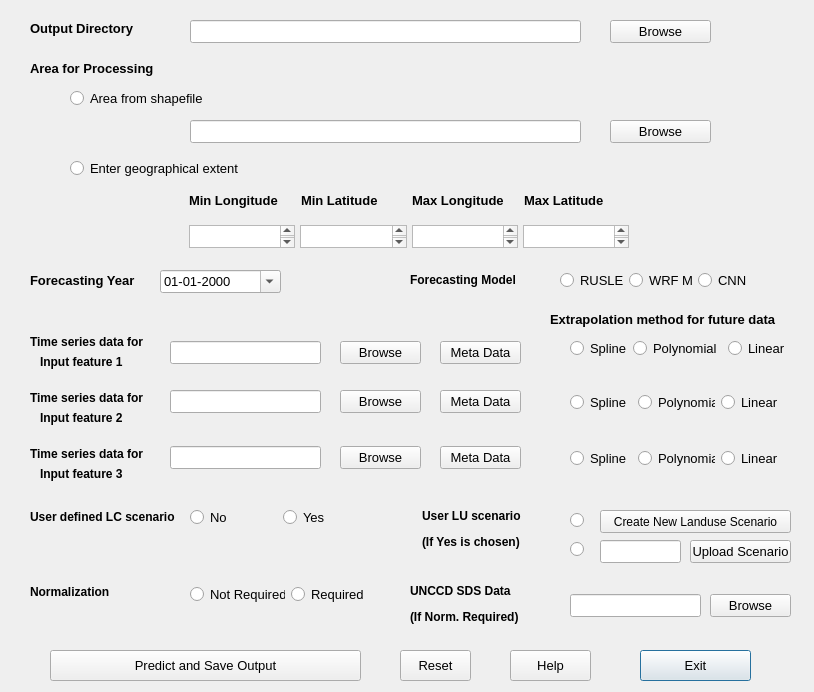
<?xml version="1.0" encoding="UTF-8"?>
<ui version="4.0">
 <class>Level2_ForecastingDialogBase</class>
 <widget class="QDialog" name="Level2_ForecastingDialogBase">
  <property name="geometry">
   <rect>
    <x>0</x>
    <y>0</y>
    <width>814</width>
    <height>692</height>
   </rect>
  </property>
  <property name="windowTitle">
   <string>Level 2 Forecasting</string>
  </property>
  <widget class="QLabel" name="label_19">
   <property name="geometry">
    <rect>
     <x>410</x>
     <y>584</y>
     <width>131</width>
     <height>41</height>
    </rect>
   </property>
   <property name="font">
    <font>
     <pointsize>10</pointsize>
    </font>
   </property>
   <property name="text">
    <string>&lt;html&gt;&lt;head/&gt;&lt;body&gt;&lt;p&gt;&lt;span style=&quot; font-size:9pt; font-weight:600;&quot;&gt;UNCCD SDS Data&lt;/span&gt;&lt;/p&gt;&lt;p&gt;&lt;span style=&quot; font-size:9pt; font-weight:600;&quot;&gt;(If Norm. Required)&lt;/span&gt;&lt;/p&gt;&lt;/body&gt;&lt;/html&gt;</string>
   </property>
  </widget>
  <widget class="QLabel" name="label_13">
   <property name="geometry">
    <rect>
     <x>30</x>
     <y>60</y>
     <width>181</width>
     <height>16</height>
    </rect>
   </property>
   <property name="font">
    <font>
     <pointsize>10</pointsize>
     <weight>75</weight>
     <bold>true</bold>
    </font>
   </property>
   <property name="text">
    <string>Area for Processing</string>
   </property>
  </widget>
  <widget class="QRadioButton" name="radioButton_2">
   <property name="geometry">
    <rect>
     <x>70</x>
     <y>160</y>
     <width>181</width>
     <height>17</height>
    </rect>
   </property>
   <property name="font">
    <font>
     <pointsize>10</pointsize>
    </font>
   </property>
   <property name="text">
    <string>Enter geographical extent</string>
   </property>
  </widget>
  <widget class="QLabel" name="label_16">
   <property name="geometry">
    <rect>
     <x>410</x>
     <y>270</y>
     <width>131</width>
     <height>21</height>
    </rect>
   </property>
   <property name="font">
    <font>
     <pointsize>10</pointsize>
    </font>
   </property>
   <property name="text">
    <string>&lt;html&gt;&lt;head/&gt;&lt;body&gt;&lt;p&gt;&lt;span style=&quot; font-size:9pt; font-weight:600;&quot;&gt;Forecasting Model&lt;/span&gt;&lt;/p&gt;&lt;/body&gt;&lt;/html&gt;</string>
   </property>
  </widget>
  <widget class="QPushButton" name="pushButton_5">
   <property name="geometry">
    <rect>
     <x>640</x>
     <y>650</y>
     <width>111</width>
     <height>31</height>
    </rect>
   </property>
   <property name="font">
    <font>
     <pointsize>10</pointsize>
    </font>
   </property>
   <property name="text">
    <string>Exit</string>
   </property>
  </widget>
  <widget class="QLabel" name="label_12">
   <property name="geometry">
    <rect>
     <x>550</x>
     <y>310</y>
     <width>261</width>
     <height>20</height>
    </rect>
   </property>
   <property name="font">
    <font>
     <pointsize>10</pointsize>
    </font>
   </property>
   <property name="text">
    <string>&lt;html&gt;&lt;head/&gt;&lt;body&gt;&lt;p&gt;&lt;span style=&quot; font-weight:600;&quot;&gt;Extrapolation method for future data&lt;/span&gt;&lt;/p&gt;&lt;/body&gt;&lt;/html&gt;</string>
   </property>
  </widget>
  <widget class="QSplitter" name="splitter_7">
   <property name="geometry">
    <rect>
     <x>189</x>
     <y>190</y>
     <width>440</width>
     <height>20</height>
    </rect>
   </property>
   <property name="font">
    <font>
     <pointsize>10</pointsize>
     <kerning>true</kerning>
    </font>
   </property>
   <property name="toolTip">
    <string/>
   </property>
   <property name="orientation">
    <enum>Qt::Horizontal</enum>
   </property>
   <widget class="QWidget" name="layoutWidget">
    <property name="font">
     <font>
      <pointsize>10</pointsize>
      <kerning>true</kerning>
     </font>
    </property>
    <property name="toolTip">
     <string/>
    </property>
    <layout class="QHBoxLayout" name="horizontalLayout">
     <item>
      <widget class="QLabel" name="label_7">
       <property name="font">
        <font>
         <pointsize>10</pointsize>
         <weight>75</weight>
         <bold>true</bold>
         <kerning>true</kerning>
        </font>
       </property>
       <property name="toolTip">
        <string/>
       </property>
       <property name="text">
        <string>Min Longitude</string>
       </property>
      </widget>
     </item>
     <item>
      <widget class="QLabel" name="label_8">
       <property name="font">
        <font>
         <pointsize>10</pointsize>
         <weight>75</weight>
         <bold>true</bold>
         <kerning>true</kerning>
        </font>
       </property>
       <property name="toolTip">
        <string/>
       </property>
       <property name="text">
        <string>Min Latitude</string>
       </property>
      </widget>
     </item>
     <item>
      <widget class="QLabel" name="label_5">
       <property name="font">
        <font>
         <pointsize>10</pointsize>
         <weight>75</weight>
         <bold>true</bold>
         <kerning>true</kerning>
        </font>
       </property>
       <property name="toolTip">
        <string/>
       </property>
       <property name="text">
        <string>Max Longitude</string>
       </property>
      </widget>
     </item>
     <item>
      <widget class="QLabel" name="label_6">
       <property name="font">
        <font>
         <pointsize>10</pointsize>
         <weight>75</weight>
         <bold>true</bold>
         <kerning>true</kerning>
        </font>
       </property>
       <property name="toolTip">
        <string/>
       </property>
       <property name="text">
        <string>Max Latitude</string>
       </property>
      </widget>
     </item>
    </layout>
   </widget>
  </widget>
  <widget class="QLineEdit" name="lineEdit">
   <property name="geometry">
    <rect>
     <x>190</x>
     <y>20</y>
     <width>391</width>
     <height>23</height>
    </rect>
   </property>
   <property name="font">
    <font>
     <pointsize>10</pointsize>
    </font>
   </property>
  </widget>
  <widget class="QPushButton" name="pushButton_3">
   <property name="geometry">
    <rect>
     <x>610</x>
     <y>20</y>
     <width>101</width>
     <height>23</height>
    </rect>
   </property>
   <property name="font">
    <font>
     <pointsize>10</pointsize>
    </font>
   </property>
   <property name="text">
    <string>Browse</string>
   </property>
  </widget>
  <widget class="QLabel" name="label_17">
   <property name="geometry">
    <rect>
     <x>30</x>
     <y>334</y>
     <width>131</width>
     <height>16</height>
    </rect>
   </property>
   <property name="font">
    <font>
     <pointsize>10</pointsize>
    </font>
   </property>
   <property name="text">
    <string>&lt;html&gt;&lt;head/&gt;&lt;body&gt;&lt;p&gt;&lt;span style=&quot; font-size:9pt; font-weight:600;&quot;&gt;Time series data for&lt;/span&gt;&lt;/p&gt;&lt;/body&gt;&lt;/html&gt;</string>
   </property>
  </widget>
  <widget class="QPushButton" name="pushButton_4">
   <property name="geometry">
    <rect>
     <x>610</x>
     <y>120</y>
     <width>101</width>
     <height>23</height>
    </rect>
   </property>
   <property name="font">
    <font>
     <pointsize>10</pointsize>
    </font>
   </property>
   <property name="text">
    <string>Browse</string>
   </property>
  </widget>
  <widget class="QPushButton" name="pushButton_2">
   <property name="geometry">
    <rect>
     <x>710</x>
     <y>594</y>
     <width>81</width>
     <height>23</height>
    </rect>
   </property>
   <property name="font">
    <font>
     <pointsize>10</pointsize>
    </font>
   </property>
   <property name="text">
    <string>Browse</string>
   </property>
  </widget>
  <widget class="QLabel" name="label_10">
   <property name="geometry">
    <rect>
     <x>40</x>
     <y>354</y>
     <width>101</width>
     <height>16</height>
    </rect>
   </property>
   <property name="font">
    <font>
     <pointsize>10</pointsize>
    </font>
   </property>
   <property name="text">
    <string>&lt;html&gt;&lt;head/&gt;&lt;body&gt;&lt;p&gt;&lt;span style=&quot; font-size:9pt; font-weight:600;&quot;&gt;Input feature 1&lt;/span&gt;&lt;/p&gt;&lt;/body&gt;&lt;/html&gt;</string>
   </property>
  </widget>
  <widget class="QLineEdit" name="lineEdit_2">
   <property name="geometry">
    <rect>
     <x>190</x>
     <y>120</y>
     <width>391</width>
     <height>23</height>
    </rect>
   </property>
   <property name="font">
    <font>
     <pointsize>10</pointsize>
    </font>
   </property>
  </widget>
  <widget class="QRadioButton" name="radioButton">
   <property name="geometry">
    <rect>
     <x>70</x>
     <y>90</y>
     <width>141</width>
     <height>17</height>
    </rect>
   </property>
   <property name="font">
    <font>
     <pointsize>10</pointsize>
    </font>
   </property>
   <property name="text">
    <string>Area from shapefile</string>
   </property>
  </widget>
  <widget class="QLineEdit" name="lineEdit_11">
   <property name="geometry">
    <rect>
     <x>570</x>
     <y>594</y>
     <width>131</width>
     <height>23</height>
    </rect>
   </property>
   <property name="font">
    <font>
     <pointsize>10</pointsize>
    </font>
   </property>
  </widget>
  <widget class="QLabel" name="label_9">
   <property name="geometry">
    <rect>
     <x>30</x>
     <y>270</y>
     <width>121</width>
     <height>21</height>
    </rect>
   </property>
   <property name="font">
    <font>
     <pointsize>10</pointsize>
    </font>
   </property>
   <property name="text">
    <string>&lt;html&gt;&lt;head/&gt;&lt;body&gt;&lt;p&gt;&lt;span style=&quot; font-size:10pt; font-weight:600;&quot;&gt;Forecasting Year&lt;/span&gt;&lt;/p&gt;&lt;/body&gt;&lt;/html&gt;</string>
   </property>
  </widget>
  <widget class="QPushButton" name="pushButton_6">
   <property name="geometry">
    <rect>
     <x>50</x>
     <y>650</y>
     <width>311</width>
     <height>31</height>
    </rect>
   </property>
   <property name="font">
    <font>
     <pointsize>10</pointsize>
    </font>
   </property>
   <property name="text">
    <string>Predict and Save Output</string>
   </property>
  </widget>
  <widget class="QLabel" name="label_14">
   <property name="geometry">
    <rect>
     <x>30</x>
     <y>507</y>
     <width>151</width>
     <height>21</height>
    </rect>
   </property>
   <property name="font">
    <font>
     <pointsize>10</pointsize>
    </font>
   </property>
   <property name="text">
    <string>&lt;html&gt;&lt;head/&gt;&lt;body&gt;&lt;p&gt;&lt;span style=&quot; font-size:9pt; font-weight:600;&quot;&gt;User defined LC scenario&lt;/span&gt;&lt;/p&gt;&lt;/body&gt;&lt;/html&gt;</string>
   </property>
  </widget>
  <widget class="QLineEdit" name="lineEdit_8">
   <property name="geometry">
    <rect>
     <x>170</x>
     <y>341</y>
     <width>151</width>
     <height>23</height>
    </rect>
   </property>
   <property name="font">
    <font>
     <pointsize>10</pointsize>
    </font>
   </property>
  </widget>
  <widget class="QLabel" name="label_3">
   <property name="geometry">
    <rect>
     <x>30</x>
     <y>20</y>
     <width>131</width>
     <height>16</height>
    </rect>
   </property>
   <property name="font">
    <font>
     <pointsize>10</pointsize>
     <weight>75</weight>
     <bold>true</bold>
    </font>
   </property>
   <property name="text">
    <string>Output Directory</string>
   </property>
  </widget>
  <widget class="QLabel" name="label_21">
   <property name="geometry">
    <rect>
     <x>30</x>
     <y>582</y>
     <width>91</width>
     <height>21</height>
    </rect>
   </property>
   <property name="font">
    <font>
     <pointsize>10</pointsize>
    </font>
   </property>
   <property name="text">
    <string>&lt;html&gt;&lt;head/&gt;&lt;body&gt;&lt;p&gt;&lt;span style=&quot; font-size:9pt; font-weight:600;&quot;&gt;Normalization&lt;/span&gt;&lt;/p&gt;&lt;/body&gt;&lt;/html&gt;</string>
   </property>
  </widget>
  <widget class="QDateEdit" name="dateEdit_3">
   <property name="geometry">
    <rect>
     <x>160</x>
     <y>270</y>
     <width>121</width>
     <height>23</height>
    </rect>
   </property>
   <property name="font">
    <font>
     <pointsize>10</pointsize>
    </font>
   </property>
   <property name="contextMenuPolicy">
    <enum>Qt::DefaultContextMenu</enum>
   </property>
   <property name="toolTipDuration">
    <number>-1</number>
   </property>
   <property name="displayFormat">
    <string>dd-MM-yyyy</string>
   </property>
   <property name="calendarPopup">
    <bool>true</bool>
   </property>
   <property name="date">
    <date>
     <year>2000</year>
     <month>1</month>
     <day>1</day>
    </date>
   </property>
  </widget>
  <widget class="QLabel" name="label_11">
   <property name="geometry">
    <rect>
     <x>40</x>
     <y>410</y>
     <width>101</width>
     <height>16</height>
    </rect>
   </property>
   <property name="font">
    <font>
     <pointsize>10</pointsize>
    </font>
   </property>
   <property name="text">
    <string>&lt;html&gt;&lt;head/&gt;&lt;body&gt;&lt;p&gt;&lt;span style=&quot; font-size:9pt; font-weight:600;&quot;&gt;Input feature 2&lt;/span&gt;&lt;/p&gt;&lt;/body&gt;&lt;/html&gt;</string>
   </property>
  </widget>
  <widget class="QLabel" name="label_24">
   <property name="geometry">
    <rect>
     <x>30</x>
     <y>390</y>
     <width>131</width>
     <height>16</height>
    </rect>
   </property>
   <property name="font">
    <font>
     <pointsize>10</pointsize>
    </font>
   </property>
   <property name="text">
    <string>&lt;html&gt;&lt;head/&gt;&lt;body&gt;&lt;p&gt;&lt;span style=&quot; font-size:9pt; font-weight:600;&quot;&gt;Time series data for&lt;/span&gt;&lt;/p&gt;&lt;/body&gt;&lt;/html&gt;</string>
   </property>
  </widget>
  <widget class="QLineEdit" name="lineEdit_9">
   <property name="geometry">
    <rect>
     <x>170</x>
     <y>390</y>
     <width>151</width>
     <height>23</height>
    </rect>
   </property>
   <property name="font">
    <font>
     <pointsize>10</pointsize>
    </font>
   </property>
  </widget>
  <widget class="QLineEdit" name="lineEdit_13">
   <property name="geometry">
    <rect>
     <x>170</x>
     <y>446</y>
     <width>151</width>
     <height>23</height>
    </rect>
   </property>
   <property name="font">
    <font>
     <pointsize>10</pointsize>
    </font>
   </property>
  </widget>
  <widget class="QLabel" name="label_25">
   <property name="geometry">
    <rect>
     <x>30</x>
     <y>446</y>
     <width>131</width>
     <height>16</height>
    </rect>
   </property>
   <property name="font">
    <font>
     <pointsize>10</pointsize>
    </font>
   </property>
   <property name="text">
    <string>&lt;html&gt;&lt;head/&gt;&lt;body&gt;&lt;p&gt;&lt;span style=&quot; font-size:9pt; font-weight:600;&quot;&gt;Time series data for&lt;/span&gt;&lt;/p&gt;&lt;/body&gt;&lt;/html&gt;</string>
   </property>
  </widget>
  <widget class="QLabel" name="label_18">
   <property name="geometry">
    <rect>
     <x>40</x>
     <y>466</y>
     <width>101</width>
     <height>16</height>
    </rect>
   </property>
   <property name="font">
    <font>
     <pointsize>10</pointsize>
    </font>
   </property>
   <property name="text">
    <string>&lt;html&gt;&lt;head/&gt;&lt;body&gt;&lt;p&gt;&lt;span style=&quot; font-size:9pt; font-weight:600;&quot;&gt;Input feature 3&lt;/span&gt;&lt;/p&gt;&lt;/body&gt;&lt;/html&gt;</string>
   </property>
  </widget>
  <widget class="QPushButton" name="pushButton_7">
   <property name="geometry">
    <rect>
     <x>440</x>
     <y>341</y>
     <width>81</width>
     <height>23</height>
    </rect>
   </property>
   <property name="font">
    <font>
     <pointsize>10</pointsize>
    </font>
   </property>
   <property name="text">
    <string>Meta Data</string>
   </property>
  </widget>
  <widget class="QPushButton" name="pushButton_8">
   <property name="geometry">
    <rect>
     <x>440</x>
     <y>390</y>
     <width>81</width>
     <height>23</height>
    </rect>
   </property>
   <property name="font">
    <font>
     <pointsize>10</pointsize>
    </font>
   </property>
   <property name="text">
    <string>Meta Data</string>
   </property>
  </widget>
  <widget class="QPushButton" name="pushButton_9">
   <property name="geometry">
    <rect>
     <x>440</x>
     <y>446</y>
     <width>81</width>
     <height>23</height>
    </rect>
   </property>
   <property name="font">
    <font>
     <pointsize>10</pointsize>
    </font>
   </property>
   <property name="text">
    <string>Meta Data</string>
   </property>
  </widget>
  <widget class="QPushButton" name="pushButton_10">
   <property name="geometry">
    <rect>
     <x>340</x>
     <y>341</y>
     <width>81</width>
     <height>23</height>
    </rect>
   </property>
   <property name="font">
    <font>
     <pointsize>10</pointsize>
    </font>
   </property>
   <property name="text">
    <string>Browse</string>
   </property>
  </widget>
  <widget class="QPushButton" name="pushButton_11">
   <property name="geometry">
    <rect>
     <x>340</x>
     <y>390</y>
     <width>81</width>
     <height>23</height>
    </rect>
   </property>
   <property name="font">
    <font>
     <pointsize>10</pointsize>
    </font>
   </property>
   <property name="text">
    <string>Browse</string>
   </property>
  </widget>
  <widget class="QPushButton" name="pushButton_12">
   <property name="geometry">
    <rect>
     <x>340</x>
     <y>446</y>
     <width>81</width>
     <height>23</height>
    </rect>
   </property>
   <property name="font">
    <font>
     <pointsize>10</pointsize>
    </font>
   </property>
   <property name="text">
    <string>Browse</string>
   </property>
  </widget>
  <widget class="QPushButton" name="pushButton_13">
   <property name="geometry">
    <rect>
     <x>510</x>
     <y>650</y>
     <width>81</width>
     <height>31</height>
    </rect>
   </property>
   <property name="sizePolicy">
    <sizepolicy hsizetype="Fixed" vsizetype="Fixed">
     <horstretch>0</horstretch>
     <verstretch>0</verstretch>
    </sizepolicy>
   </property>
   <property name="font">
    <font>
     <pointsize>10</pointsize>
    </font>
   </property>
   <property name="text">
    <string>Help</string>
   </property>
  </widget>
  <widget class="QPushButton" name="pushButton_14">
   <property name="geometry">
    <rect>
     <x>400</x>
     <y>650</y>
     <width>71</width>
     <height>31</height>
    </rect>
   </property>
   <property name="sizePolicy">
    <sizepolicy hsizetype="Fixed" vsizetype="Fixed">
     <horstretch>0</horstretch>
     <verstretch>0</verstretch>
    </sizepolicy>
   </property>
   <property name="font">
    <font>
     <pointsize>10</pointsize>
    </font>
   </property>
   <property name="text">
    <string>Reset</string>
   </property>
  </widget>
  <widget class="QWidget" name="layoutWidget_2">
   <property name="geometry">
    <rect>
     <x>190</x>
     <y>507</y>
     <width>179</width>
     <height>22</height>
    </rect>
   </property>
   <layout class="QGridLayout" name="gridLayout_6">
    <item row="0" column="0">
     <widget class="QRadioButton" name="radioButton_23">
      <property name="font">
       <font>
        <pointsize>10</pointsize>
       </font>
      </property>
      <property name="text">
       <string>No</string>
      </property>
     </widget>
    </item>
    <item row="0" column="1">
     <widget class="QRadioButton" name="radioButton_24">
      <property name="font">
       <font>
        <pointsize>10</pointsize>
       </font>
      </property>
      <property name="text">
       <string>Yes</string>
      </property>
     </widget>
    </item>
   </layout>
  </widget>
  <widget class="QLabel" name="label_20">
   <property name="geometry">
    <rect>
     <x>422</x>
     <y>509</y>
     <width>111</width>
     <height>41</height>
    </rect>
   </property>
   <property name="font">
    <font>
     <pointsize>10</pointsize>
    </font>
   </property>
   <property name="text">
    <string>&lt;html&gt;&lt;head/&gt;&lt;body&gt;&lt;p&gt;&lt;span style=&quot; font-size:9pt; font-weight:600;&quot;&gt;User LU scenario&lt;/span&gt;&lt;/p&gt;&lt;p&gt;&lt;span style=&quot; font-size:9pt; font-weight:600;&quot;&gt;(If Yes is chosen)&lt;/span&gt;&lt;/p&gt;&lt;/body&gt;&lt;/html&gt;</string>
   </property>
  </widget>
  <widget class="QLineEdit" name="lineEdit_12">
   <property name="geometry">
    <rect>
     <x>600</x>
     <y>540</y>
     <width>81</width>
     <height>23</height>
    </rect>
   </property>
   <property name="font">
    <font>
     <pointsize>10</pointsize>
    </font>
   </property>
  </widget>
  <widget class="QPushButton" name="pushButton_15">
   <property name="geometry">
    <rect>
     <x>690</x>
     <y>540</y>
     <width>101</width>
     <height>23</height>
    </rect>
   </property>
   <property name="font">
    <font>
     <pointsize>10</pointsize>
    </font>
   </property>
   <property name="text">
    <string>Upload Scenario</string>
   </property>
  </widget>
  <widget class="QTextEdit" name="textEdit">
   <property name="geometry">
    <rect>
     <x>189</x>
     <y>225</y>
     <width>106</width>
     <height>23</height>
    </rect>
   </property>
   <property name="font">
    <font>
     <pointsize>10</pointsize>
    </font>
   </property>
  </widget>
  <widget class="QTextEdit" name="textEdit_4">
   <property name="geometry">
    <rect>
     <x>523</x>
     <y>225</y>
     <width>106</width>
     <height>23</height>
    </rect>
   </property>
   <property name="font">
    <font>
     <pointsize>10</pointsize>
    </font>
   </property>
  </widget>
  <widget class="QTextEdit" name="textEdit_3">
   <property name="geometry">
    <rect>
     <x>412</x>
     <y>225</y>
     <width>106</width>
     <height>23</height>
    </rect>
   </property>
   <property name="font">
    <font>
     <pointsize>10</pointsize>
    </font>
   </property>
  </widget>
  <widget class="QTextEdit" name="textEdit_2">
   <property name="geometry">
    <rect>
     <x>300</x>
     <y>225</y>
     <width>107</width>
     <height>23</height>
    </rect>
   </property>
   <property name="font">
    <font>
     <pointsize>10</pointsize>
    </font>
   </property>
  </widget>
  <widget class="QWidget" name="layoutWidget">
   <property name="geometry">
    <rect>
     <x>570</x>
     <y>338</y>
     <width>214</width>
     <height>22</height>
    </rect>
   </property>
   <layout class="QGridLayout" name="gridLayout">
    <item row="0" column="3">
     <widget class="QRadioButton" name="radioButton_11">
      <property name="font">
       <font>
        <pointsize>10</pointsize>
       </font>
      </property>
      <property name="text">
       <string>Linear</string>
      </property>
     </widget>
    </item>
    <item row="0" column="0">
     <widget class="QRadioButton" name="radioButton_9">
      <property name="font">
       <font>
        <pointsize>10</pointsize>
       </font>
      </property>
      <property name="text">
       <string>Spline</string>
      </property>
     </widget>
    </item>
    <item row="0" column="1" colspan="2">
     <widget class="QRadioButton" name="radioButton_10">
      <property name="font">
       <font>
        <pointsize>10</pointsize>
       </font>
      </property>
      <property name="text">
       <string>Polynomial</string>
      </property>
     </widget>
    </item>
   </layout>
  </widget>
  <widget class="QWidget" name="layoutWidget">
   <property name="geometry">
    <rect>
     <x>570</x>
     <y>392</y>
     <width>214</width>
     <height>22</height>
    </rect>
   </property>
   <layout class="QGridLayout" name="gridLayout_2">
    <item row="0" column="0">
     <widget class="QRadioButton" name="radioButton_12">
      <property name="font">
       <font>
        <pointsize>10</pointsize>
       </font>
      </property>
      <property name="text">
       <string>Spline</string>
      </property>
     </widget>
    </item>
    <item row="0" column="1">
     <widget class="QRadioButton" name="radioButton_13">
      <property name="font">
       <font>
        <pointsize>10</pointsize>
       </font>
      </property>
      <property name="text">
       <string>Polynomial</string>
      </property>
     </widget>
    </item>
    <item row="0" column="2">
     <widget class="QRadioButton" name="radioButton_14">
      <property name="font">
       <font>
        <pointsize>10</pointsize>
       </font>
      </property>
      <property name="text">
       <string>Linear</string>
      </property>
     </widget>
    </item>
   </layout>
  </widget>
  <widget class="QWidget" name="layoutWidget">
   <property name="geometry">
    <rect>
     <x>570</x>
     <y>448</y>
     <width>214</width>
     <height>22</height>
    </rect>
   </property>
   <layout class="QGridLayout" name="gridLayout_3">
    <item row="0" column="0">
     <widget class="QRadioButton" name="radioButton_20">
      <property name="font">
       <font>
        <pointsize>10</pointsize>
       </font>
      </property>
      <property name="text">
       <string>Spline</string>
      </property>
     </widget>
    </item>
    <item row="0" column="1">
     <widget class="QRadioButton" name="radioButton_21">
      <property name="font">
       <font>
        <pointsize>10</pointsize>
       </font>
      </property>
      <property name="text">
       <string>Polynomial</string>
      </property>
     </widget>
    </item>
    <item row="0" column="2">
     <widget class="QRadioButton" name="radioButton_22">
      <property name="font">
       <font>
        <pointsize>10</pointsize>
       </font>
      </property>
      <property name="text">
       <string>Linear</string>
      </property>
     </widget>
    </item>
   </layout>
  </widget>
  <widget class="QWidget" name="layoutWidget">
   <property name="geometry">
    <rect>
     <x>190</x>
     <y>584</y>
     <width>179</width>
     <height>22</height>
    </rect>
   </property>
   <layout class="QGridLayout" name="gridLayout_4">
    <item row="0" column="0">
     <widget class="QRadioButton" name="radioButton_16">
      <property name="font">
       <font>
        <pointsize>10</pointsize>
       </font>
      </property>
      <property name="text">
       <string>Not Required</string>
      </property>
     </widget>
    </item>
    <item row="0" column="1">
     <widget class="QRadioButton" name="radioButton_15">
      <property name="font">
       <font>
        <pointsize>10</pointsize>
       </font>
      </property>
      <property name="text">
       <string>Required</string>
      </property>
     </widget>
    </item>
   </layout>
  </widget>
  <widget class="QWidget" name="layoutWidget">
   <property name="geometry">
    <rect>
     <x>560</x>
     <y>270</y>
     <width>192</width>
     <height>22</height>
    </rect>
   </property>
   <layout class="QGridLayout" name="gridLayout_5">
    <item row="0" column="0">
     <widget class="QRadioButton" name="radioButton_17">
      <property name="font">
       <font>
        <pointsize>10</pointsize>
       </font>
      </property>
      <property name="text">
       <string>RUSLE</string>
      </property>
     </widget>
    </item>
    <item row="0" column="1">
     <widget class="QRadioButton" name="radioButton_18">
      <property name="font">
       <font>
        <pointsize>10</pointsize>
       </font>
      </property>
      <property name="text">
       <string>WRF MB</string>
      </property>
     </widget>
    </item>
    <item row="0" column="2">
     <widget class="QRadioButton" name="radioButton_19">
      <property name="font">
       <font>
        <pointsize>10</pointsize>
       </font>
      </property>
      <property name="text">
       <string>CNN</string>
      </property>
     </widget>
    </item>
   </layout>
  </widget>
  <widget class="QPushButton" name="pushButton">
   <property name="geometry">
    <rect>
     <x>600</x>
     <y>510</y>
     <width>191</width>
     <height>23</height>
    </rect>
   </property>
   <property name="text">
    <string>Create New Landuse Scenario</string>
   </property>
  </widget>
  <widget class="QWidget" name="">
   <property name="geometry">
    <rect>
     <x>570</x>
     <y>505</y>
     <width>20</width>
     <height>61</height>
    </rect>
   </property>
   <layout class="QGridLayout" name="gridLayout_7">
    <item row="0" column="0">
     <widget class="QRadioButton" name="radioButton_3">
      <property name="text">
       <string/>
      </property>
     </widget>
    </item>
    <item row="1" column="0">
     <widget class="QRadioButton" name="radioButton_4">
      <property name="text">
       <string/>
      </property>
     </widget>
    </item>
   </layout>
  </widget>
 </widget>
 <resources/>
 <connections/>
</ui>
